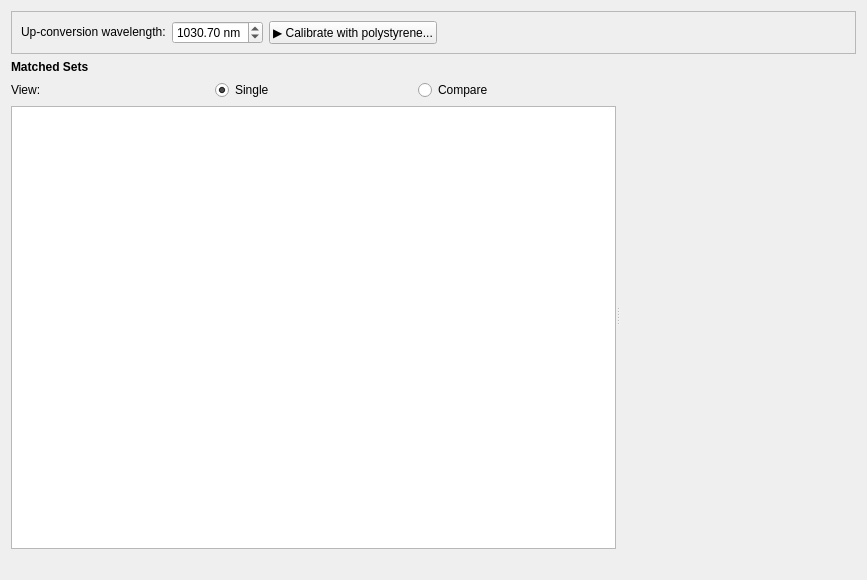
<?xml version="1.0" encoding="UTF-8"?>
<ui version="4.0">
 <class>Form</class>
 <widget class="QWidget" name="Form">
  <property name="geometry">
   <rect>
    <x>0</x>
    <y>0</y>
    <width>867</width>
    <height>580</height>
   </rect>
  </property>
  <property name="windowTitle">
   <string>Form</string>
  </property>
  <layout class="QVBoxLayout" name="verticalLayout_2">
   <item>
    <widget class="QFrame" name="calibrationFrame">
     <property name="sizePolicy">
      <sizepolicy hsizetype="Preferred" vsizetype="Fixed">
       <horstretch>0</horstretch>
       <verstretch>0</verstretch>
      </sizepolicy>
     </property>
     <property name="frameShape">
      <enum>QFrame::StyledPanel</enum>
     </property>
     <property name="frameShadow">
      <enum>QFrame::Raised</enum>
     </property>
     <layout class="QHBoxLayout" name="horizontalLayout">
      <item>
       <widget class="QLabel" name="label">
        <property name="sizePolicy">
         <sizepolicy hsizetype="Fixed" vsizetype="Fixed">
          <horstretch>0</horstretch>
          <verstretch>0</verstretch>
         </sizepolicy>
        </property>
        <property name="maximumSize">
         <size>
          <width>16777215</width>
          <height>16777215</height>
         </size>
        </property>
        <property name="text">
         <string>Up-conversion wavelength:</string>
        </property>
       </widget>
      </item>
      <item>
       <widget class="QDoubleSpinBox" name="upconversionSpinBox">
        <property name="suffix">
         <string> nm</string>
        </property>
        <property name="decimals">
         <number>2</number>
        </property>
        <property name="minimum">
         <double>400.000000000000000</double>
        </property>
        <property name="maximum">
         <double>1400.000000000000000</double>
        </property>
        <property name="singleStep">
         <double>2.000000000000000</double>
        </property>
        <property name="value">
         <double>1030.700000000000045</double>
        </property>
       </widget>
      </item>
      <item>
       <widget class="QPushButton" name="calibrateButton">
        <property name="text">
         <string>▶ Calibrate with polystyrene...</string>
        </property>
       </widget>
      </item>
      <item>
       <spacer name="horizontalSpacer">
        <property name="orientation">
         <enum>Qt::Horizontal</enum>
        </property>
        <property name="sizeType">
         <enum>QSizePolicy::Expanding</enum>
        </property>
        <property name="sizeHint" stdset="0">
         <size>
          <width>40</width>
          <height>0</height>
         </size>
        </property>
       </spacer>
      </item>
     </layout>
    </widget>
   </item>
   <item>
    <widget class="QSplitter" name="splitter">
     <property name="orientation">
      <enum>Qt::Horizontal</enum>
     </property>
     <widget class="QWidget" name="leftPanelWidget" native="true">
      <layout class="QVBoxLayout" name="verticalLayout">
       <item>
        <widget class="QLabel" name="label_2">
         <property name="font">
          <font>
           <weight>75</weight>
           <bold>true</bold>
          </font>
         </property>
         <property name="text">
          <string>Matched Sets</string>
         </property>
        </widget>
       </item>
       <item>
        <layout class="QHBoxLayout" name="horizontalLayout_3">
         <item>
          <widget class="QLabel" name="label_3">
           <property name="text">
            <string>View:</string>
           </property>
          </widget>
         </item>
         <item>
          <widget class="QRadioButton" name="singleViewRadio">
           <property name="text">
            <string>Single</string>
           </property>
           <property name="checked">
            <bool>true</bool>
           </property>
          </widget>
         </item>
         <item>
          <widget class="QRadioButton" name="compareViewRadio">
           <property name="text">
            <string>Compare</string>
           </property>
          </widget>
         </item>
        </layout>
       </item>
       <item>
        <widget class="QListWidget" name="matchedSetsListWidget"/>
       </item>
       <item>
        <widget class="QLabel" name="setStatusLabel">
         <property name="text">
          <string/>
         </property>
         <property name="wordWrap">
          <bool>true</bool>
         </property>
        </widget>
       </item>
      </layout>
     </widget>
     <widget class="QWidget" name="rightPanelWidget" native="true"/>
    </widget>
   </item>
  </layout>
 </widget>
 <resources/>
 <connections/>
</ui>
